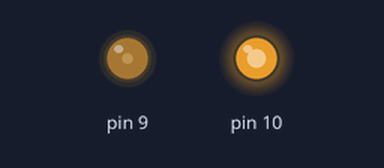
Recording of a sketch running on a simulated Arduino Uno, built with avr-gcc and run on an emulated ATmega328P. Parts: output pins drawn as LEDs (lit = HIGH).

Above: at 0.1 s.
Timing chart, 0 to 1.6 s (numbered marks = the images above):
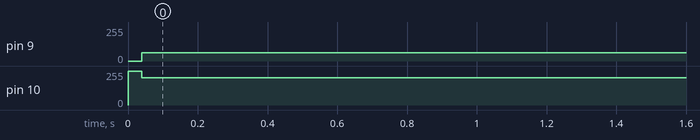

Measured:
- by itself, pin 9: 0/255 → 63/255 at 0.04 s
- by itself, pin 10: 255/255 → 205/255 at 0.04 s

The sketch:

Timer_pwm_arduino.ino
```cpp
#include <avr/io.h>
#include <avr/interrupt.h>

#define F_CPU 16000000UL

uint16_t TOP_VALUE;
volatile uint16_t pwmValue;

uint16_t getResolution(uint8_t resolution)//this switch case helps convert input resolution in bit like 8, 9 and 10 into it's max unit
{
    switch (resolution)
    {
        case 8:
            return 255;

        case 9:
            return 511;

        case 10:
            return 1023;

        default:
            return 0;
    }
}


uint16_t setPwm(uint16_t freq,
                uint8_t resolution,
                uint16_t duty){//
    const uint16_t prescaler = 8;//prescaler of 8 basically helps scale down our clock by a factor of 8

    uint16_t maxDuty = getResolution(resolution);

    if (maxDuty == 0) return 0;

    // Mode 8:
    // fPWM = F_CPU / (2 × prescaler × TOP)
    uint32_t top = F_CPU / (2UL * prescaler * freq);

    if (top > 65535) return 0;

    TOP_VALUE = (uint16_t)top;

    // Convert duty command to timer compare value
    uint16_t compare= (uint16_t)(((uint32_t)duty * TOP_VALUE) / maxDuty);
    //uint16_t pin10Value=  TOP_VALUE-pin9Value;
    //uint16_t compare[2] = [pin9Value, pin10Value];

    return compare;
}


void setup()
{
    // Arduino pins 9 and 10
    DDRB |= _BV(PB1) | _BV(PB2);

    // Timer TOP
    TOP_VALUE =
        F_CPU / (2UL * 8UL * 50UL);

    ICR1 = TOP_VALUE;

    // Mode 8
    // COM1A1:0 = 10
    // COM1B1:0 = 10
    // WGM11 = 0
    TCCR1A =
    _BV(COM1A1) |              // OC1A non-inverting
    _BV(COM1B1) | _BV(COM1B0); // OC1B inverting

    // WGM13 = 1
    // WGM12 = 0
    // CS11 = 1 → prescaler /8
    TCCR1B =
        _BV(WGM13) |
        _BV(CS11);

    // Enable Timer1 overflow interrupt
    TIMSK1 =
        _BV(TOIE1);

    sei();
}


void loop()
{

}


ISR(TIMER1_OVF_vect)
{
    uint16_t pin9Val= setPwm(50, 8, 50);
    OCR1A = pin9Val+1000;
    OCR1B = pin9Val;
}
```
